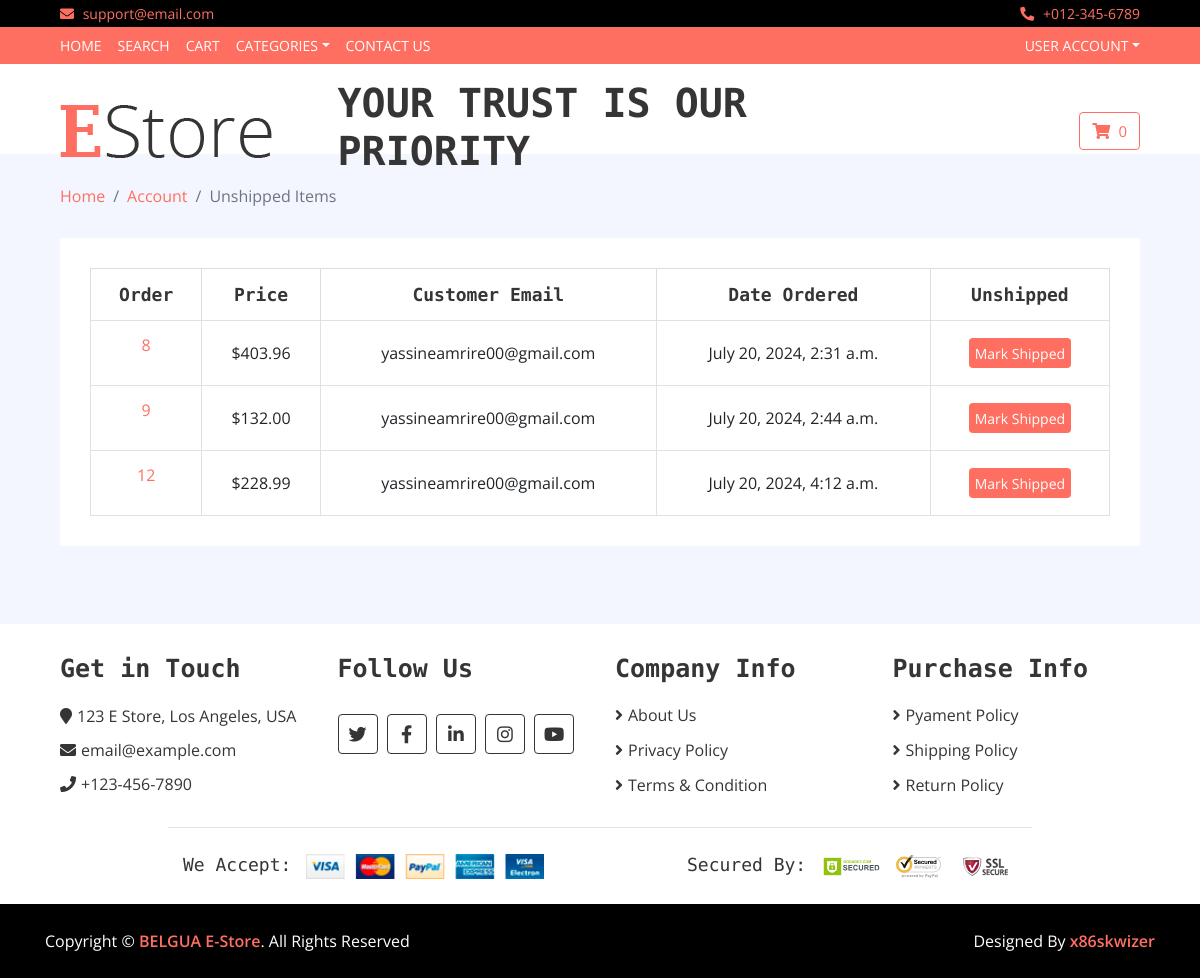
The app's page /payment/not_shipped_dash (signed in), older data.
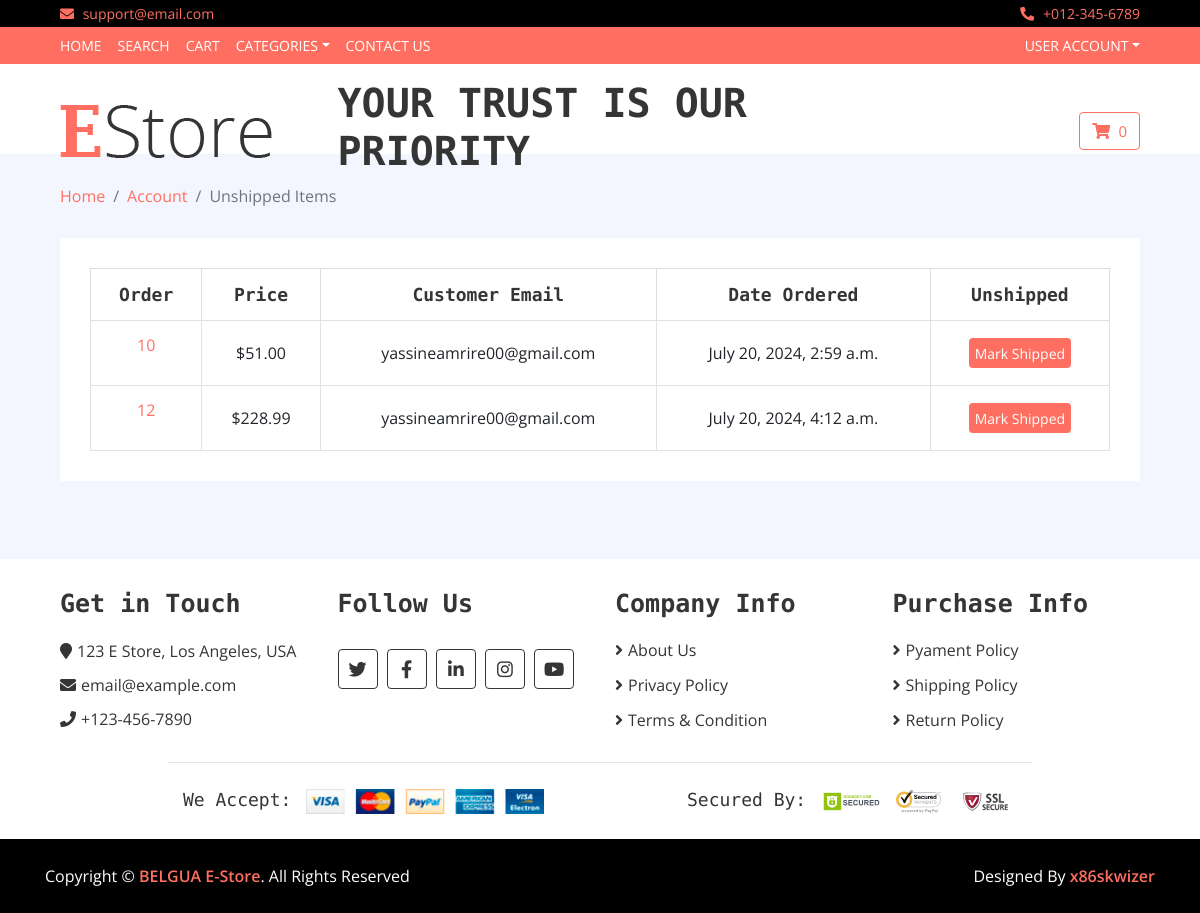
The same page, newer data.
### payment/models.py (models this page shows, shortened)
class Order(models.Model):
	user = models.ForeignKey(User, on_delete=models.CASCADE, null=True, blank=True)
	full_name = models.CharField(max_length=250)
	email = models.EmailField(max_length=250)
	shipping_address = models.TextField(max_length=15000)
	amount_paid = models.DecimalField(max_digits=7, decimal_places=2)
	date_ordered = models.DateTimeField(auto_now_add=True)
	shipped = models.BooleanField(default=False)
	date_shipped = models.DateTimeField(blank=True, null=True)

### payment/views.py (the view, shortened to what this page needs)
# urls.py: path('not_shipped_dash', views.not_shipped_dash, name='not_shipped_dash'),
def not_shipped_dash(request):
	if request.user.is_authenticated and request.user.is_superuser:
		orders = Order.objects.filter(shipped=False)
		return render(request, "payment/not_shipped_dash.html", {"orders":orders})
	else:
		messages.success(request, "Access Denied")
		return redirect('core:index')

### cart/cart.py (called while the page is built)
    def __len__(self):
        return sum(item['quantity'] for item in self.cart.values())

### cart/context_processors.py (called while the page is built)
def cart(request):
	return {'cart': Cart(request)}

### payment/templates/payment/not_shipped_dash.html (shortened to what this page needs)
{% extends 'base.html' %}
{% load static %}
{% block content %}
        <div class="breadcrumb-wrap">
			<div class="container-fluid">
				<ul class="breadcrumb">
					<li class="breadcrumb-item"><a href="{% url 'core:index' %}">Home</a></li>
					<li class="breadcrumb-item"><a href="{% url 'core:update_user' %}">Account</a></li>
                    <li class="breadcrumb-item active">Unshipped Items</li>
                </ul>
            </div>
        </div>
        <div class="wishlist-page">
            <div class="container-fluid">
                <div class="wishlist-page-inner">
                    <div class="row">
                        <div class="col-md-12">
                            <div class="table-responsive">
                                <table class="table table-bordered">
                                    <thead class="thead-dark">
                                        <tr>
                                            <th>Order</th>
                                            <th>Price</th>
                                            <th>Customer Email</th>
                                            <th>Date Ordered</th>
                                            <th>Unshipped</th>
                                        </tr>
                                    </thead>
                                    <tbody class="align-middle">
										{% for item in orders %}
                                        <tr>
                                            <td><p><a href="{% url 'payment:orders' item.id %}">{{ item.id }}</a></p></td>
                                            <td>${{ item.amount_paid }}</td>
                                            <td>{{ item.email }}</td>
                                            <td>{{ item.date_ordered }}</td>
											<td>
												<form method="POST">
													<button type="Submit" class="btn-cart">Mark Shipped</button>
												</form>
											</td>
                                        </tr>
										{% endfor %}
                                    </tbody>
                                </table>
                            </div>
                        </div>
                    </div>
                </div>
            </div>
        </div>
		<br/><br/>
{% endblock %}

Row changes from the older to the newer data that the page shows:
no longer on this page (row edited): Order: id "8", amount_paid "403.96", email "yassineamrire00@gmail.com", date_ordered "July 20, 2024, 2:31 a.m."
no longer on this page (row edited): Order: id "9", amount_paid "132.00", email "yassineamrire00@gmail.com", date_ordered "July 20, 2024, 2:44 a.m."
now on this page (row edited): Order: id "10", amount_paid "51.00", email "yassineamrire00@gmail.com", date_ordered "July 20, 2024, 2:59 a.m."
